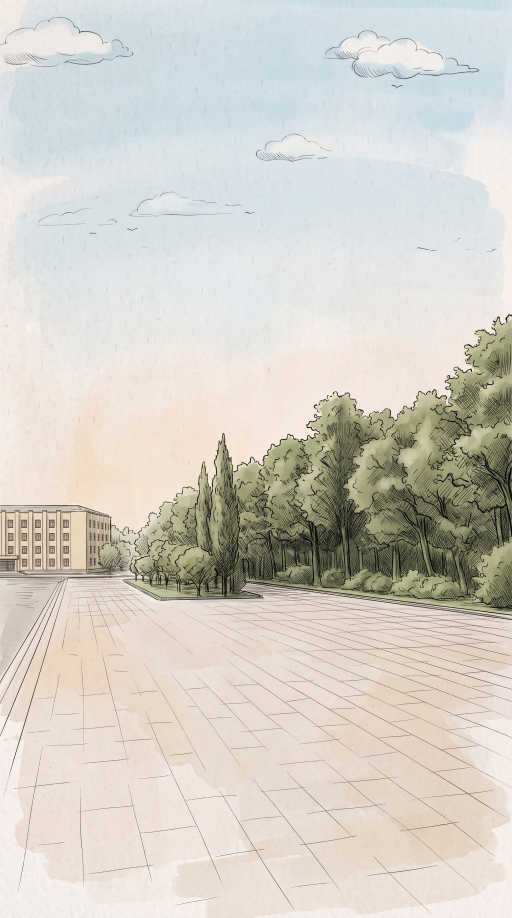
#> input picture tests/lenin/source/lenin_916_bg.jpg, 1536 x 2752 px, given in place of v_angle_0_night.png, which was not available (shown at 1/3 size)
$ python p8_night_s11.py lenin_916_bg.jpg
#> lines starting #> are read from the running program, lines starting #| are printed output that depends on the picture; after the words box and inside, x2 and y2 are one past the last pixel; in counts of white or black regions, pixels touching at a corner belong together; pictures that were not available may be replaced by others from this repository, and a replacement may not be noted
#!/usr/bin/env python3
"""Круг s11: ночные картинки Ленина — к тону ночи живого Кукурузника (эталон).

  python3 tests/lenin/source/p8_night_s11.py [--report DIR]

Отзыв: ночью «свет не такой». Снимок ночи Кукурузника и Ленина рядом (report/s11/night_kuk_vs_lenin_before.jpg) показал:
земля и небо Ленина светлее (земля L* 73–97 против ~72 у Кукурузника, небо 65–71 против ~48), площадь розовая/жёлтая
(насыщенность a* вдвое выше) — B и G ночью выглядят «серым днём», ореолы фонарей большие при маленьких лампах.
Что делает: для каждого кадра — перенос тона в Lab отдельно для неба (карта окружения кадра, канал r) и земли:
среднее и разброс яркости — как у ночи Кукурузника (среднее по его кадрам 0–4, разброс не больше чем ×1,15 и не меньше ×0,8
своего — штрих не теряется), цвет — к нейтральному сине-серому Кукурузника, своё отклонение цвета ×0,55 (a*) / ×0,7 (b*).
Шов неба/земли размыт. Источник — копия ночи до s11 (source/night/s10/), поэтому скрипт можно запускать повторно.
Окна и фонари в ночных картинках тёмные (их зажигает движок, nightWins/nightLamps) — свет фонарей на земле и размер ореола —
настройка здания tuning.LOOK.lampHalo (building.json), не картинка.
"""
import shutil, sys
from pathlib import Path
import numpy as np
import cv2
from PIL import Image

ROOT = Path(__file__).resolve().parents[3]
LF, KF = ROOT / 'tests/lenin/frames', ROOT / 'test-assets/frames'
BK = ROOT / 'tests/lenin/source/night/s10'
FRAMES = ['lenin_1', 'lenin_2', 'lenin_3', 'lenin_4', 'lenin_6']


def stats(lab, m):
    return np.array([[lab[..., i][m].mean(), lab[..., i][m].std()] for i in range(3)])


def main():
    a = sys.argv[1:]
    rep = Path(a[a.index('--report') + 1]) if '--report' in a else None
    BK.mkdir(parents=True, exist_ok=True)
    ks, kg = [], []
    for k in range(5):                                       # эталон: ночь живого Кукурузника
        im = np.asarray(Image.open(KF / ('v_angle_%d_night.png' % k)).convert('RGB'))
#> im is the input picture: shape (2752, 1536, 3); mean R, G, B 211.9, 208, 199.8
        sky = np.asarray(Image.open(KF / ('v_angle_%d_env.png' % k)))[..., 0] > 127
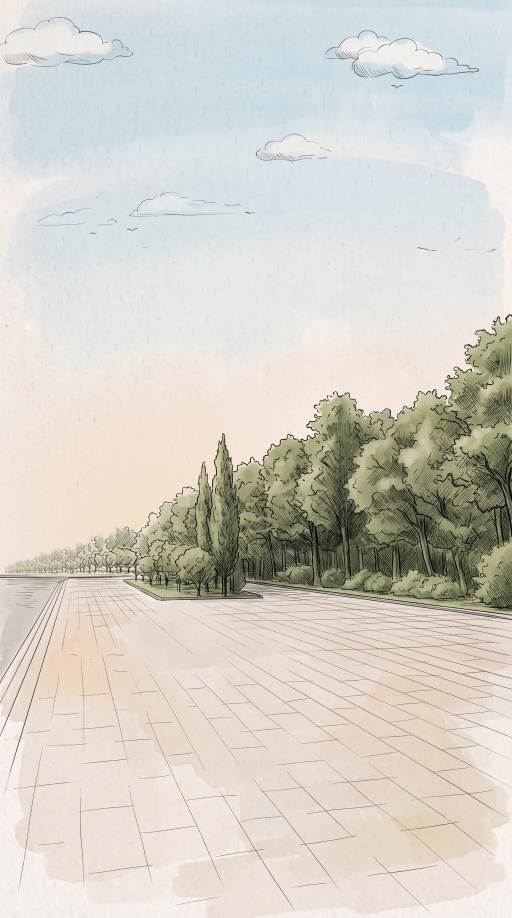
#> input picture tests/lenin/source/lenin_916_bg_green.jpg, 1536 x 2752 px, given in place of v_angle_0_env.png, which was not available (shown at 1/3 size)
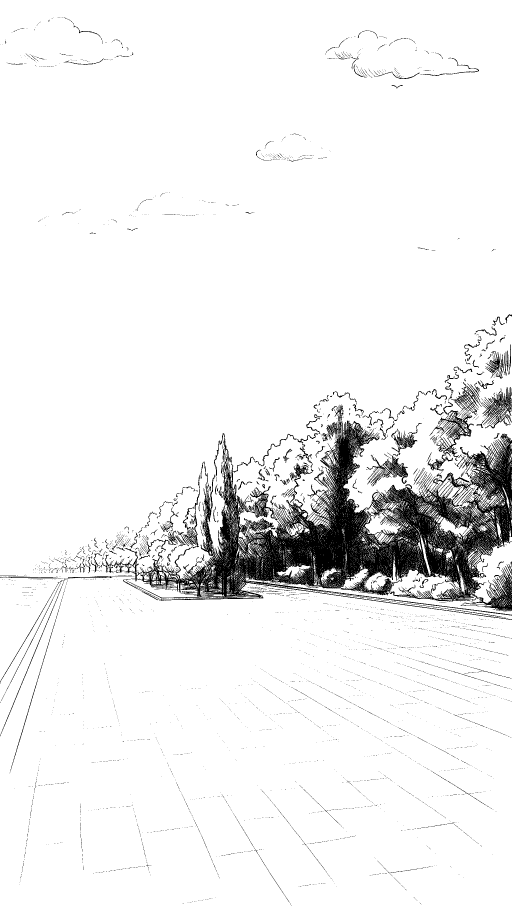
#> sky: shape (2752, 1536) bool (shown at 1/3 size); 93.4% white; 5029 black regions (4723 under 20 px), largest, box (x1, y1, x2, y2) and area: (306, 1213, 1536, 1860) 221787, (1288, 1158, 1446, 1383) 6424, (1402, 1150, 1535, 1285) 3993
        lab = cv2.cvtColor(im, cv2.COLOR_RGB2LAB).astype(np.float32)
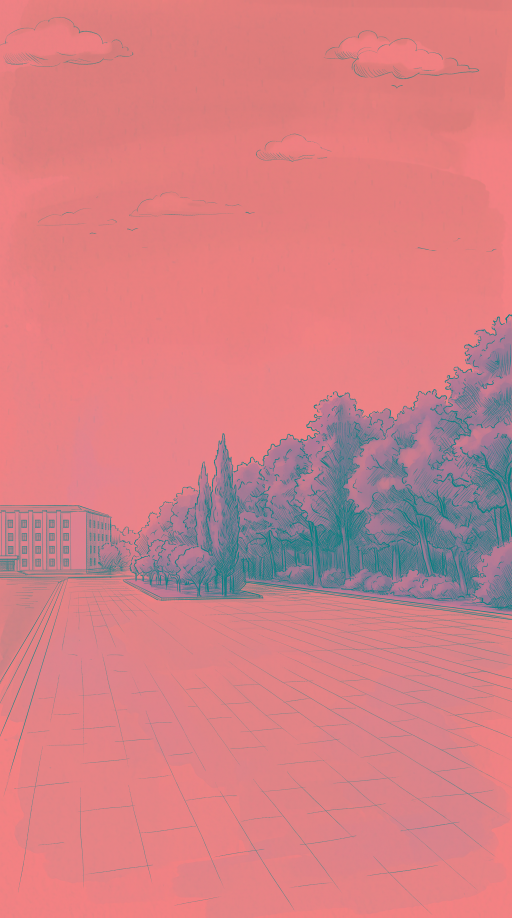
#> lab: shape (2752, 1536, 3) float32 (shown at 1/3 size); mean R, G, B 212.2, 127.6, 129.6
        ks.append(stats(lab, sky)); kg.append(stats(lab, ~sky))
    tgt = {'sky': np.mean(ks, 0), 'gnd': np.mean(kg, 0)}
    print('эталон Кукурузника: небо L %.1f±%.1f, земля L %.1f±%.1f' % (tgt['sky'][0][0], tgt['sky'][0][1], tgt['gnd'][0][0], tgt['gnd'][0][1]))
    sheet = []
    for n in FRAMES:
        src = BK / (n + '_night.webp')
        if not src.exists():
            shutil.copy2(LF / (n + '_night.webp'), src)          # копия ночи до s11 — источник при повторных запусках
        im = np.asarray(Image.open(src).convert('RGB'))
        H, W = im.shape[:2]
        env = np.asarray(Image.open(LF / (n + '_env.webp')).convert('RGB'))
        sky = cv2.resize(env, (W, H))[..., 0] > 127
        lab = cv2.cvtColor(im, cv2.COLOR_RGB2LAB).astype(np.float32)
        outs = {}
        for key, m in (('sky', sky), ('gnd', ~sky)):
            if m.sum() < 500:
                outs[key] = lab.copy(); continue
            s, t = stats(lab, m), tgt[key]
            o = lab.copy()
            k = np.clip(t[0][1] / max(1e-3, s[0][1]), 0.8, 1.15)
            o[..., 0] = t[0][0] + (lab[..., 0] - s[0][0]) * k
            o[..., 1] = t[1][0] + (lab[..., 1] - s[1][0]) * 0.55
            o[..., 2] = t[2][0] + (lab[..., 2] - s[2][0]) * 0.7
            outs[key] = o
        w = cv2.GaussianBlur(sky.astype(np.float32), (0, 0), 6)[..., None]
        o = outs['sky'] * w + outs['gnd'] * (1 - w)
        rgb = cv2.cvtColor(np.clip(o, 0, 255).astype(np.uint8), cv2.COLOR_LAB2RGB)
        before, after = stats(lab, ~sky)[0], stats(cv2.cvtColor(rgb, cv2.COLOR_RGB2LAB).astype(np.float32), ~sky)[0]
        print('%s: земля L %.1f±%.1f → %.1f±%.1f' % (n, before[0], before[1], after[0], after[1]))
        Image.fromarray(rgb).save(LF / (n + '_night.webp'), quality=90, method=6)
        if rep:
            sheet.append(np.hstack([cv2.resize(im, (W // 3, H // 3), interpolation=cv2.INTER_AREA), cv2.resize(rgb, (W // 3, H // 3), interpolation=cv2.INTER_AREA)]))
    if rep:
        rep.mkdir(parents=True, exist_ok=True)
        Image.fromarray(np.hstack(sheet)).save(rep / 'night_images_before_after.jpg', quality=85)


if __name__ == '__main__':
#> (the run stopped early here; a loop or call above may not have finished)
